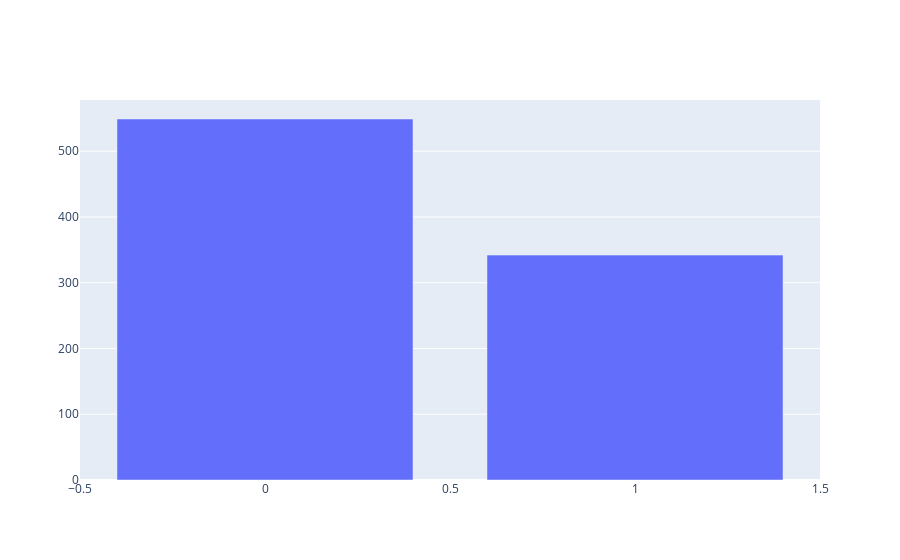

The cell this chart's notebook holds for it:
### Code cell
grafico_exemplo()

### Figure 1 — Plotly figure (JSON) as saved in the notebook; plotly's stock layout.template omitted (floating-point values rounded to 4 significant figures; data arrays with more than 128 entries replaced by an {"elided": "..."} marker saying what was removed)
{"data": [{"type": "bar", "x": {"elided": "891 int values"}, "y": [549, 342]}], "layout": {}}
